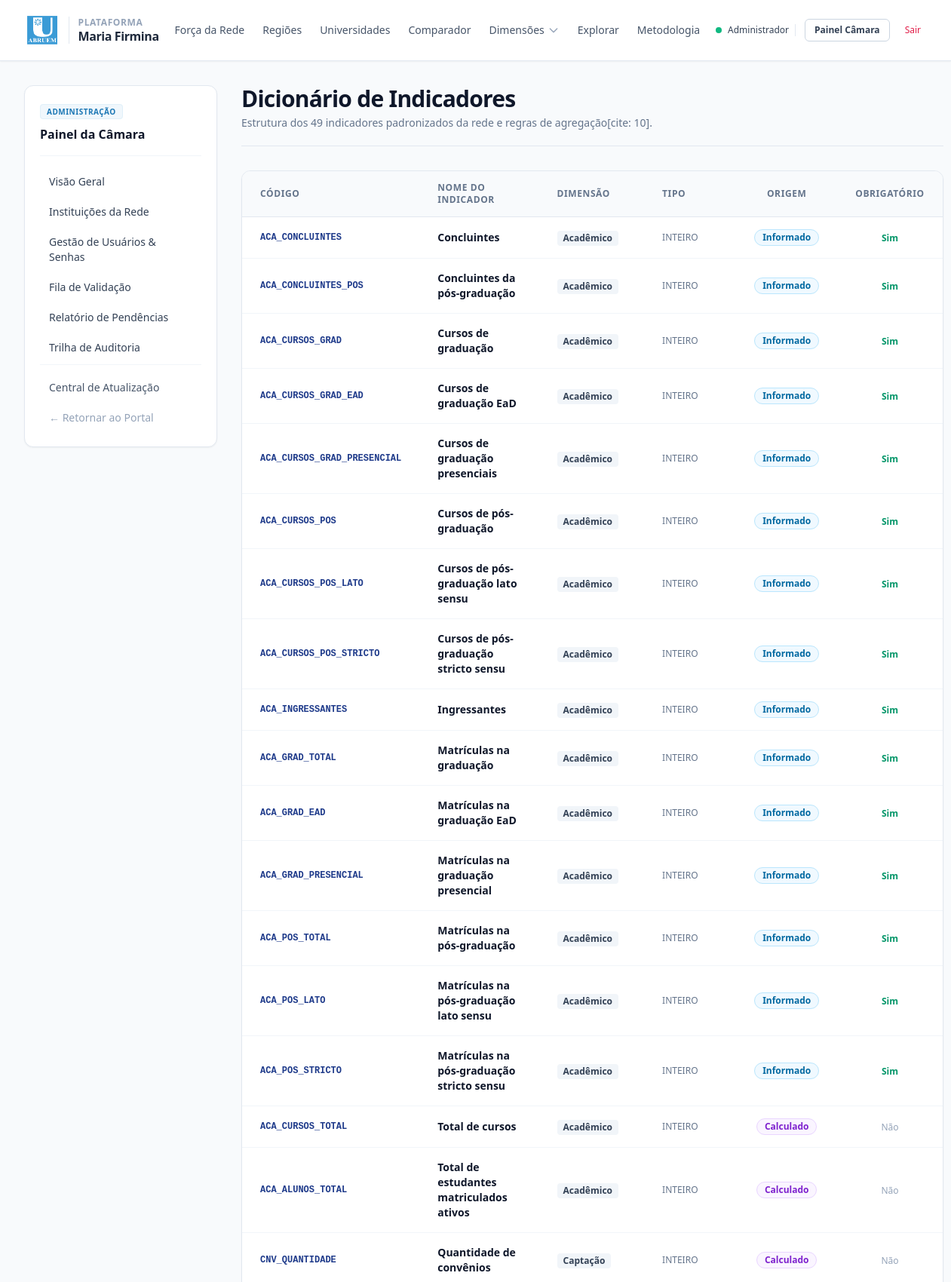
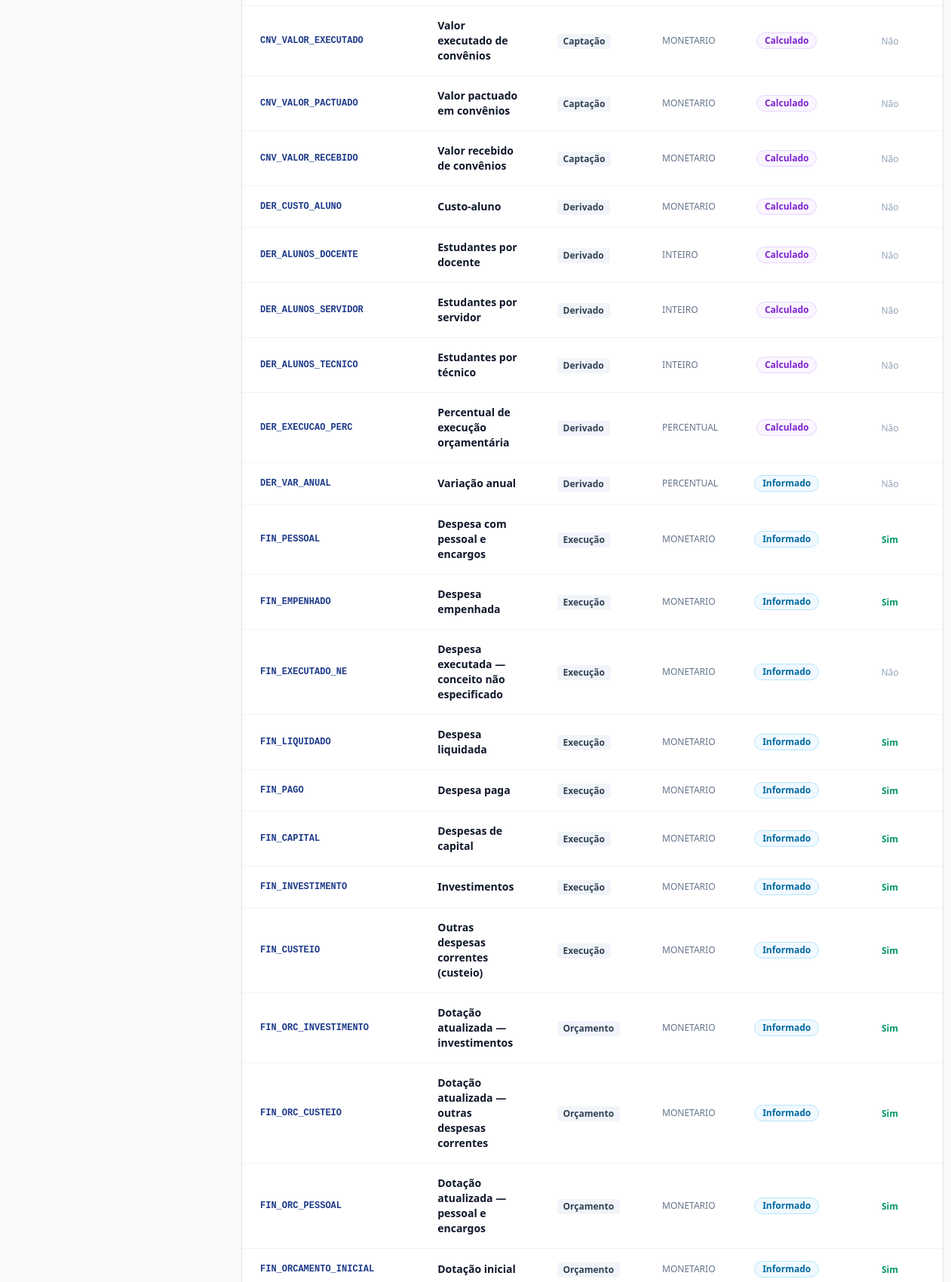
Page /admin/indicadores (signed in, upper part) on the committed database (2 pictures, top to bottom).
### tables this page shows
CREATE TABLE indicadores (
    id TEXT PRIMARY KEY,
    codigo TEXT NOT NULL UNIQUE,
    nome TEXT NOT NULL,
    dimensao TEXT NOT NULL,
    tipo_dado TEXT NOT NULL,
    tipo_agregacao TEXT NOT NULL,
    origem TEXT NOT NULL DEFAULT 'INFORMADO',
    unidade_medida TEXT,
    descricao TEXT,
    obrigatorio INTEGER DEFAULT 1,
    ativo INTEGER DEFAULT 1
);

### app/controllers/admin_controller.py (the view)
@admin_bp.route('/indicadores')
def indicadores():
    ind_repo = IndicadorRepository()
    indicadores_lista = ind_repo.listar_todos(apenas_ativos=False)
    return render_template('admin/indicadores.html', indicadores=indicadores_lista)

### app/controllers/admin_controller.py (called while the page is built)
@admin_bp.before_request
def verificar_acesso_admin():
    if not AuthService.esta_autenticado() or not AuthService.exigir_admin():
        abort(403)

### app/models/indicador.py (called while the page is built)
    def is_calculado(self):
        return self.origem == 'CALCULADO'

    @classmethod
    def from_dict(cls, dados):
        if not dados:
            return None
        return cls(
            id=dados.get('id'),
            codigo=dados.get('codigo'),
            nome=dados.get('nome'),
            dimensao=dados.get('dimensao'),
            tipo_dado=dados.get('tipo_dado'),
            tipo_agregacao=dados.get('tipo_agregacao'),
            origem=dados.get('origem', 'INFORMADO'),
            unidade_medida=dados.get('unidade_medida'),
            descricao=dados.get('descricao'),
            obrigatorio=dados.get('obrigatorio', 1),
            ativo=dados.get('ativo', 1)
        )

### app/repositories/base_repository.py (called while the page is built)
    def executar_consulta(self, sql, parametros=None):
        sql_sqlite = sql.replace('%s', '?')
        conn = get_db_connection()
        try:
            cursor = conn.cursor()
            cursor.execute(sql_sqlite, parametros or ())
            return cursor.fetchall()
        finally:
            conn.close()

### app/repositories/indicador_repository.py (called while the page is built)
    def listar_todos(self, apenas_ativos=True):
        sql = "SELECT * FROM indicadores"
        if apenas_ativos:
            sql += " WHERE ativo = 1"
        sql += " ORDER BY dimensao ASC, nome ASC"
        linhas = self.executar_consulta(sql)
        return [Indicador.from_dict(l) for l in linhas]

### app/services/auth_service.py (called while the page is built)
    @staticmethod
    def esta_autenticado():
        return 'usuario_id' in session

    @staticmethod
    def exigir_admin():
        return session.get('perfil') == 'ADMIN_CAMARA'

### database/connection.py (called while the page is built)
def dict_factory(cursor, row):
    d = {}
    for idx, col in enumerate(cursor.description):
        d[col[0]] = row[idx]
    return d

def get_db_connection():
    caminho_db = Path(Config.DB_PATH)
    caminho_db.parent.mkdir(parents=True, exist_ok=True)
    conn = sqlite3.connect(str(caminho_db), timeout=30.0)
    conn.row_factory = dict_factory
    conn.execute("PRAGMA foreign_keys = ON;")
    return conn

### app/templates/admin/indicadores.html (shortened to what this page needs)
{% extends 'layouts/base.html' %}
{% block content %}
<div class="flex flex-col lg:flex-row items-start gap-8">
    {% include 'layouts/sidebar_admin.html' %}
    <div class="flex-1 w-full space-y-8">
        <div class="border-b border-slate-200 pb-5">
            <h1 class="text-2xl sm:text-3xl font-bold text-slate-900 tracking-tight">Dicionário de Indicadores</h1>
            <p class="text-sm text-slate-500 mt-1">Estrutura dos 49 indicadores padronizados da rede e regras de agregação[cite: 10].</p>
        </div>
        <div class="bg-white rounded-xl border border-slate-200 shadow-sm overflow-hidden">
            <div class="overflow-x-auto">
                <table class="w-full text-left text-sm text-slate-600">
                    <thead class="bg-slate-50 text-xs font-semibold uppercase tracking-wider text-slate-500 border-b border-slate-200">
                        <tr>
                            <th scope="col" class="px-6 py-3.5 w-1/6">Código</th>
                            <th scope="col" class="px-6 py-3.5 w-2/5">Nome do Indicador</th>
                            <th scope="col" class="px-6 py-3.5">Dimensão</th>
                            <th scope="col" class="px-6 py-3.5">Tipo</th>
                            <th scope="col" class="px-6 py-3.5 text-center">Origem</th>
                            <th scope="col" class="px-6 py-3.5 text-center">Obrigatório</th>
                        </tr>
                    </thead>
                    <tbody class="divide-y divide-slate-100">
                        {% for ind in indicadores %}
                        <tr class="hover:bg-slate-50/80 transition-colors">
                            <td class="px-6 py-4 font-mono text-xs font-semibold text-abruem-800">{{ ind.codigo }}</td>
                            <td class="px-6 py-4 font-semibold text-slate-900">{{ ind.nome }}</td>
                            <td class="px-6 py-4">
                                <span class="inline-flex items-center px-2 py-0.5 rounded text-xs font-semibold bg-slate-100 text-slate-700">{{ ind.dimensao }}</span>
                            </td>
                            <td class="px-6 py-4 text-xs text-slate-500">{{ ind.tipo_dado }}</td>
                            <td class="px-6 py-4 text-center">
                                {% if ind.is_calculado() %}
                                    <span class="inline-flex items-center px-2.5 py-0.5 rounded-full text-xs font-semibold bg-purple-50 text-purple-700 border border-purple-200">Calculado</span>
                                {% else %}
                                    <span class="inline-flex items-center px-2.5 py-0.5 rounded-full text-xs font-semibold bg-sky-50 text-sky-700 border border-sky-200">Informado</span>
                                {% endif %}
                            </td>
                            <td class="px-6 py-4 text-center">
                                {% if ind.obrigatorio %}
                                    <span class="text-xs font-bold text-emerald-600">Sim</span>
                                {% else %}
                                    <span class="text-xs text-slate-400">Não</span>
                                {% endif %}
                            </td>
                        </tr>
                        {% else %}
                        <tr>
                            <td colspan="6" class="px-6 py-8 text-center text-sm text-slate-400">Nenhum indicador cadastrado.</td>
                        </tr>
                        {% endfor %}
                    </tbody>
                </table>
            </div>
        </div>
    </div>
</div>
{% endblock %}

### app/static/css/main.css (style rules this page uses)
:root { --primary: #1e3a8a; --primary-hover: #1e40af; --primary-light: #eff6ff; --secondary: #0f172a; --accent: #0284c7; --success: #16a34a; --warning: #d97706; --danger: #dc2626; --bg-page: #f8fafc; --bg-card: #ffffff; --border-color: #e2e8f0; --text-main: #0f172a; --text-muted: #64748b; --font-sans: -apple-system, BlinkMacSystemFont, "Segoe UI", Roboto, Helvetica, Arial, sans-serif; --font-mono: ui-monospace, SFMono-Regular, Menlo, Monaco, Consolas, monospace; }
*, *::before, *::after { box-sizing: border-box; margin: 0; padding: 0; }
.text-center { text-align: center; }

### rows in the picture
indicadores: codigo "ACA_CONCLUINTES", nome "Concluintes", dimensao "Acadêmico", tipo_dado "INTEIRO", shows "Informado", obrigatorio "Sim"
indicadores: codigo "ACA_CONCLUINTES_POS", nome "Concluintes da pós-graduação", dimensao "Acadêmico", tipo_dado "INTEIRO", shows "Informado", obrigatorio "Sim"
indicadores: codigo "ACA_CURSOS_GRAD", nome "Cursos de graduação", dimensao "Acadêmico", tipo_dado "INTEIRO", shows "Informado", obrigatorio "Sim"
indicadores: codigo "ACA_CURSOS_GRAD_EAD", nome "Cursos de graduação EaD", dimensao "Acadêmico", tipo_dado "INTEIRO", shows "Informado", obrigatorio "Sim"
indicadores: codigo "ACA_CURSOS_GRAD_PRESENCIAL", nome "Cursos de graduação presenciais", dimensao "Acadêmico", tipo_dado "INTEIRO", shows "Informado", obrigatorio "Sim"
indicadores: codigo "ACA_CURSOS_POS", nome "Cursos de pós-graduação", dimensao "Acadêmico", tipo_dado "INTEIRO", shows "Informado", obrigatorio "Sim"
indicadores: codigo "ACA_CURSOS_POS_LATO", nome "Cursos de pós-graduação lato sensu", dimensao "Acadêmico", tipo_dado "INTEIRO", shows "Informado", obrigatorio "Sim"
indicadores: codigo "ACA_CURSOS_POS_STRICTO", nome "Cursos de pós-graduação stricto sensu", dimensao "Acadêmico", tipo_dado "INTEIRO", shows "Informado", obrigatorio "Sim"
indicadores: codigo "ACA_INGRESSANTES", nome "Ingressantes", dimensao "Acadêmico", tipo_dado "INTEIRO", shows "Informado", obrigatorio "Sim"
indicadores: codigo "ACA_GRAD_TOTAL", nome "Matrículas na graduação", dimensao "Acadêmico", tipo_dado "INTEIRO", shows "Informado", obrigatorio "Sim"
indicadores: codigo "ACA_GRAD_EAD", nome "Matrículas na graduação EaD", dimensao "Acadêmico", tipo_dado "INTEIRO", shows "Informado", obrigatorio "Sim"
indicadores: codigo "ACA_GRAD_PRESENCIAL", nome "Matrículas na graduação presencial", dimensao "Acadêmico", tipo_dado "INTEIRO", shows "Informado", obrigatorio "Sim"
indicadores: codigo "ACA_POS_TOTAL", nome "Matrículas na pós-graduação", dimensao "Acadêmico", tipo_dado "INTEIRO", shows "Informado", obrigatorio "Sim"
indicadores: codigo "ACA_POS_LATO", nome "Matrículas na pós-graduação lato sensu", dimensao "Acadêmico", tipo_dado "INTEIRO", shows "Informado", obrigatorio "Sim"
indicadores: codigo "ACA_POS_STRICTO", nome "Matrículas na pós-graduação stricto sensu", dimensao "Acadêmico", tipo_dado "INTEIRO", shows "Informado", obrigatorio "Sim"
indicadores: codigo "ACA_CURSOS_TOTAL", nome "Total de cursos", dimensao "Acadêmico", tipo_dado "INTEIRO", shows "Calculado", obrigatorio "Não"
indicadores: codigo "ACA_ALUNOS_TOTAL", nome "Total de estudantes matriculados ativos", dimensao "Acadêmico", tipo_dado "INTEIRO", shows "Calculado", obrigatorio "Não"
indicadores: codigo "CNV_QUANTIDADE", nome "Quantidade de convênios", dimensao "Captação", tipo_dado "INTEIRO", shows "Calculado", obrigatorio "Não"
indicadores: codigo "CNV_VALOR_EXECUTADO", nome "Valor executado de convênios", dimensao "Captação", tipo_dado "MONETARIO", shows "Calculado", obrigatorio "Não"
indicadores: codigo "CNV_VALOR_PACTUADO", nome "Valor pactuado em convênios", dimensao "Captação", tipo_dado "MONETARIO", shows "Calculado", obrigatorio "Não"
indicadores: codigo "CNV_VALOR_RECEBIDO", nome "Valor recebido de convênios", dimensao "Captação", tipo_dado "MONETARIO", shows "Calculado", obrigatorio "Não"
indicadores: codigo "DER_CUSTO_ALUNO", nome "Custo-aluno", dimensao "Derivado", tipo_dado "MONETARIO", shows "Calculado", obrigatorio "Não"
indicadores: codigo "DER_ALUNOS_DOCENTE", nome "Estudantes por docente", dimensao "Derivado", tipo_dado "INTEIRO", shows "Calculado", obrigatorio "Não"
indicadores: codigo "DER_ALUNOS_SERVIDOR", nome "Estudantes por servidor", dimensao "Derivado", tipo_dado "INTEIRO", shows "Calculado", obrigatorio "Não"
indicadores: codigo "DER_ALUNOS_TECNICO", nome "Estudantes por técnico", dimensao "Derivado", tipo_dado "INTEIRO", shows "Calculado", obrigatorio "Não"
indicadores: codigo "DER_EXECUCAO_PERC", nome "Percentual de execução orçamentária", dimensao "Derivado", tipo_dado "PERCENTUAL", shows "Calculado", obrigatorio "Não"
indicadores: codigo "DER_VAR_ANUAL", nome "Variação anual", dimensao "Derivado", tipo_dado "PERCENTUAL", shows "Informado", obrigatorio "Não"
indicadores: codigo "FIN_PESSOAL", nome "Despesa com pessoal e encargos", dimensao "Execução", tipo_dado "MONETARIO", shows "Informado", obrigatorio "Sim"
indicadores: codigo "FIN_EMPENHADO", nome "Despesa empenhada", dimensao "Execução", tipo_dado "MONETARIO", shows "Informado", obrigatorio "Sim"
indicadores: codigo "FIN_EXECUTADO_NE", nome "Despesa executada — conceito não especificado", dimensao "Execução", tipo_dado "MONETARIO", shows "Informado", obrigatorio "Não"
indicadores: codigo "FIN_LIQUIDADO", nome "Despesa liquidada", dimensao "Execução", tipo_dado "MONETARIO", shows "Informado", obrigatorio "Sim"
indicadores: codigo "FIN_PAGO", nome "Despesa paga", dimensao "Execução", tipo_dado "MONETARIO", shows "Informado", obrigatorio "Sim"
indicadores: codigo "FIN_CAPITAL", nome "Despesas de capital", dimensao "Execução", tipo_dado "MONETARIO", shows "Informado", obrigatorio "Sim"
indicadores: codigo "FIN_INVESTIMENTO", nome "Investimentos", dimensao "Execução", tipo_dado "MONETARIO", shows "Informado", obrigatorio "Sim"
indicadores: codigo "FIN_CUSTEIO", nome "Outras despesas correntes (custeio)", dimensao "Execução", tipo_dado "MONETARIO", shows "Informado", obrigatorio "Sim"
indicadores: codigo "FIN_ORC_INVESTIMENTO", nome "Dotação atualizada — investimentos", dimensao "Orçamento", tipo_dado "MONETARIO", shows "Informado", obrigatorio "Sim"
indicadores: codigo "FIN_ORC_CUSTEIO", nome "Dotação atualizada — outras despesas correntes", dimensao "Orçamento", tipo_dado "MONETARIO", shows "Informado", obrigatorio "Sim"
indicadores: codigo "FIN_ORC_PESSOAL", nome "Dotação atualizada — pessoal e encargos", dimensao "Orçamento", tipo_dado "MONETARIO", shows "Informado", obrigatorio "Sim"
indicadores: codigo "FIN_ORCAMENTO_INICIAL", nome "Dotação inicial", dimensao "Orçamento", tipo_dado "MONETARIO", shows "Informado", obrigatorio "Sim"

### other values in the picture
{{ session.get('nome').split()[0] }} "Administrador"
